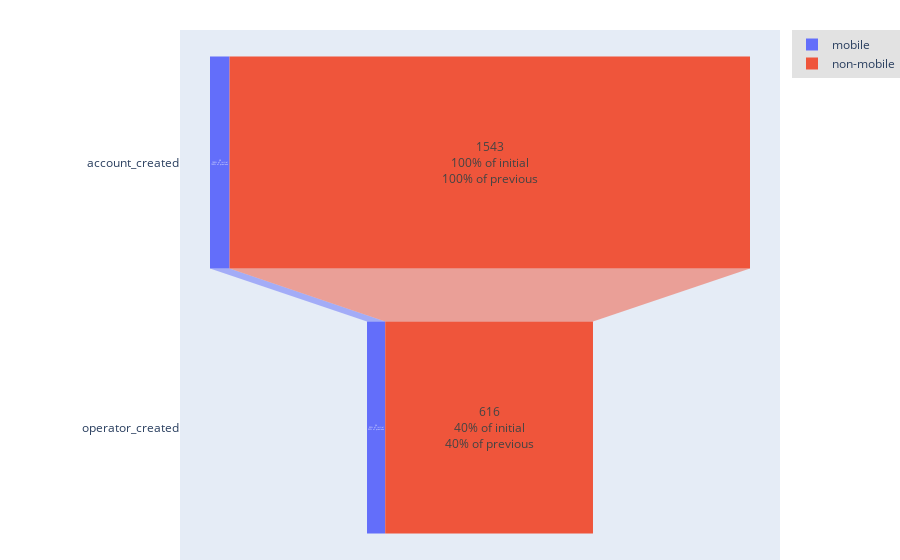

Notebook cell for this chart:
### Code cell
import ezpackage

g1 = set(df[(df['USER_AGENT_BROWSER_OS'] == 'iOS') | (
    df['USER_AGENT_BROWSER_OS'] == 'Android OS')]['USER_ID'])
g2 = set(df['USER_ID']) - g1


sub = df[df["EVENT"] == "onboarding_modal_closed"]
group = df.groupby('USER_ID')["EVENT"].count().reset_index(name ='EVENT_COUNT')
print(group)
g1 = set(group[(group['EVENT_COUNT'] > 10)]['USER_ID'])
g2 = set(group['USER_ID']) - g1

g1 = set(df[(df['EVENT'] == 'asset-shared') | (
    df['EVENT'] == 'asset_shared')]['USER_ID'])
g2 = set(df['USER_ID']) - g1


user_col = 'USER_ID'
event_col = 'EVENT'

groups = ezpackage.funnel.funnel(data=df, targets=[
    'account_created',  'operator_created'], event_col=event_col, index_col=user_col, groups=(g1, g2),
    group_names=('mobile', 'non-mobile'))

#groups = ezpackage.funnel.funnel(data=df, targets=[
#    'dataset_created',  'operator_created'], event_col=event_col, index_col=user_col, groups=(g1, g2),
#    group_names=('mobile', 'non-mobile'))

print(groups)
fig = ezpackage.funnel.plot(groups)
fig.show()

### Figure 1 — Plotly figure (JSON) as saved in the notebook; plotly's stock layout.template omitted (floating-point values rounded to 4 significant figures)
{"data": [{"name": "mobile", "textinfo": "value+percent initial+percent previous", "type": "funnel", "x": [58, 54], "y": ["account_created", "operator_created"]}, {"name": "non-mobile", "textinfo": "value+percent initial+percent previous", "type": "funnel", "x": [1543, 616], "y": ["account_created", "operator_created"]}], "layout": {"funnelmode": "stack", "hovermode": "closest", "legend": {"bgcolor": "#E2E2E2", "font": {"size": 12}, "orientation": "v", "xanchor": "left"}, "margin": {"b": 0, "l": 180, "pad": 0, "r": 0, "t": 30}, "showlegend": true}}
